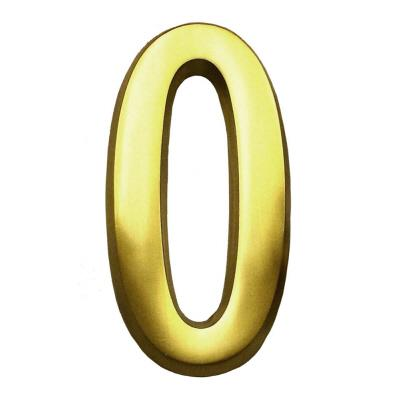
//> input picture digit/image/0-test/3aa5d95b-4d07-4dfd-8745-128f604175b8_4.jpg, 400 x 400 px
$ ./img_thresh ../digit/image/0-test/3aa5d95b-4d07-4dfd-8745-128f604175b8_4.jpg   (built with g++ and OpenCV 4)
//> lines starting //> are read from the running program, lines starting //| are printed output that depends on the picture
#include "opencv2/imgproc/imgproc.hpp"
#include "opencv2/highgui/highgui.hpp"
#include <stdlib.h>
#include <stdio.h>

using namespace cv;
int threshold_value = 0;
int threshold_type = 3;;
int const max_value = 255;
int const max_type = 4;
int const max_BINARY_value = 255;

Mat src, src_gray, dst;
char* window_name = "Threshold Demo";

char* trackbar_type = "Type: \n 0: Binary \n 1: Binary Inverted \n 2: Truncate \n 3: To Zero \n 4: To Zero Inverted";
char* trackbar_value = "Value";

void Threshold_Demo( int, void* );

int main( int argc, char** argv )
{
  src = imread( argv[1], 1 );
//> src is the input picture: 400 rows x 400 cols, CV_8UC3; mean B, G, R 211.7, 232.6, 235.6
  cvtColor( src, src_gray, CV_RGB2GRAY );
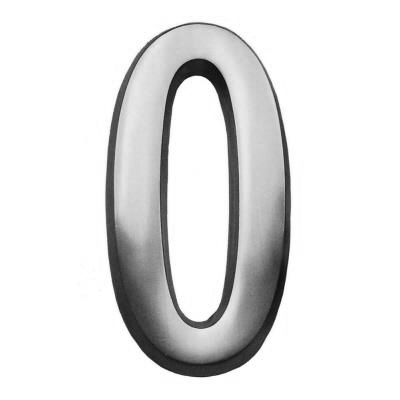
//> src_gray: 400 rows x 400 cols, CV_8UC1; min 5, max 255, mean 226.7
  namedWindow( window_name, CV_WINDOW_AUTOSIZE );
  createTrackbar( trackbar_type,
                  window_name, &threshold_type,
                  max_type, Threshold_Demo );

  createTrackbar( trackbar_value,
                  window_name, &threshold_value,
                  max_value, Threshold_Demo );
//> slider 'Value' is set to 85
  Threshold_Demo( 0, 0 );
//> in Threshold_Demo, `threshold( src_gray, dst, threshold_value, max_BINARY_value,threshold_..`:
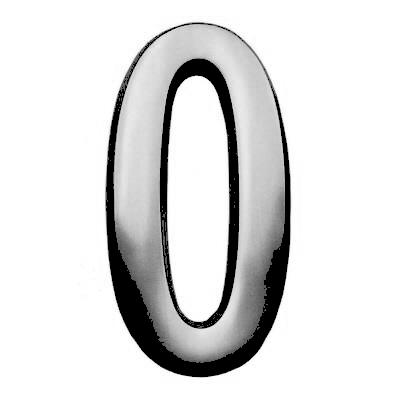
//> dst: 400 rows x 400 cols, CV_8UC1; min 0, max 255, mean 222.4
  while(true)
  {
    int c;
    c = waitKey( 20 );
//> the Esc key is pressed
    if( (char)c == 27 )
      { break; }
   }

}
void Threshold_Demo( int, void* )
{
  threshold( src_gray, dst, threshold_value, max_BINARY_value,threshold_type );
  imshow( window_name, dst );
}

$ run again, on digit/image/0-test/number_0_purple.png
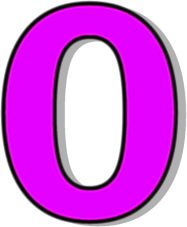
//> input picture digit/image/0-test/number_0_purple.png, 187 x 227 px
//> src is the input picture: 227 rows x 187 cols, CV_8UC3; mean B, G, R 225.3, 106.9, 214.2
//> `cvtColor( src, src_gray, CV_RGB2GRAY );`:
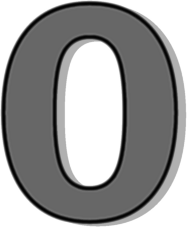
//> src_gray: 227 rows x 187 cols, CV_8UC1; min 2, max 255, mean 154.6
//> in Threshold_Demo, `threshold( src_gray, dst, threshold_value, max_BINARY_value,threshold_..`:
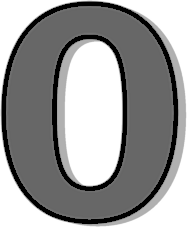
//> dst: 227 rows x 187 cols, CV_8UC1; min 0, max 255, mean 151.7
